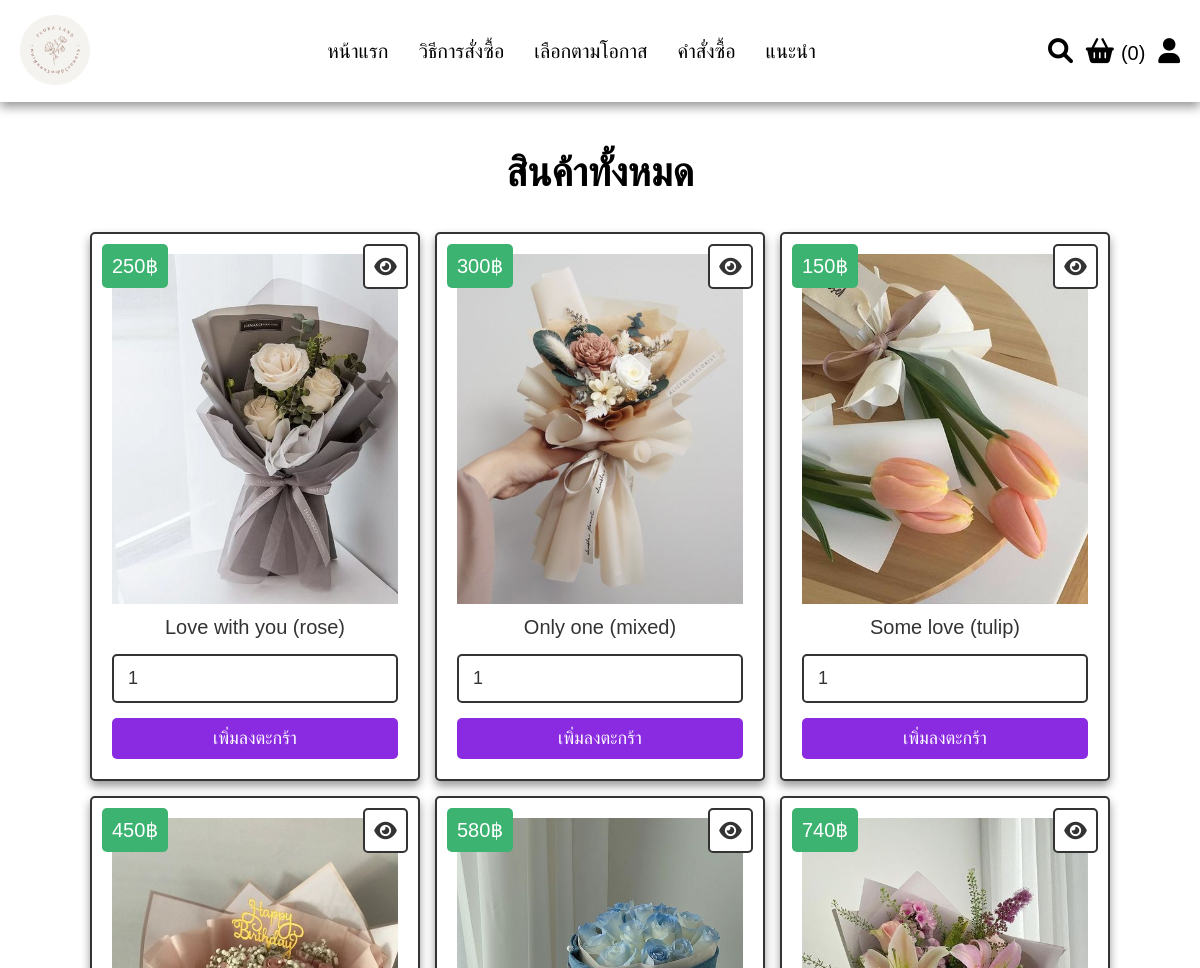
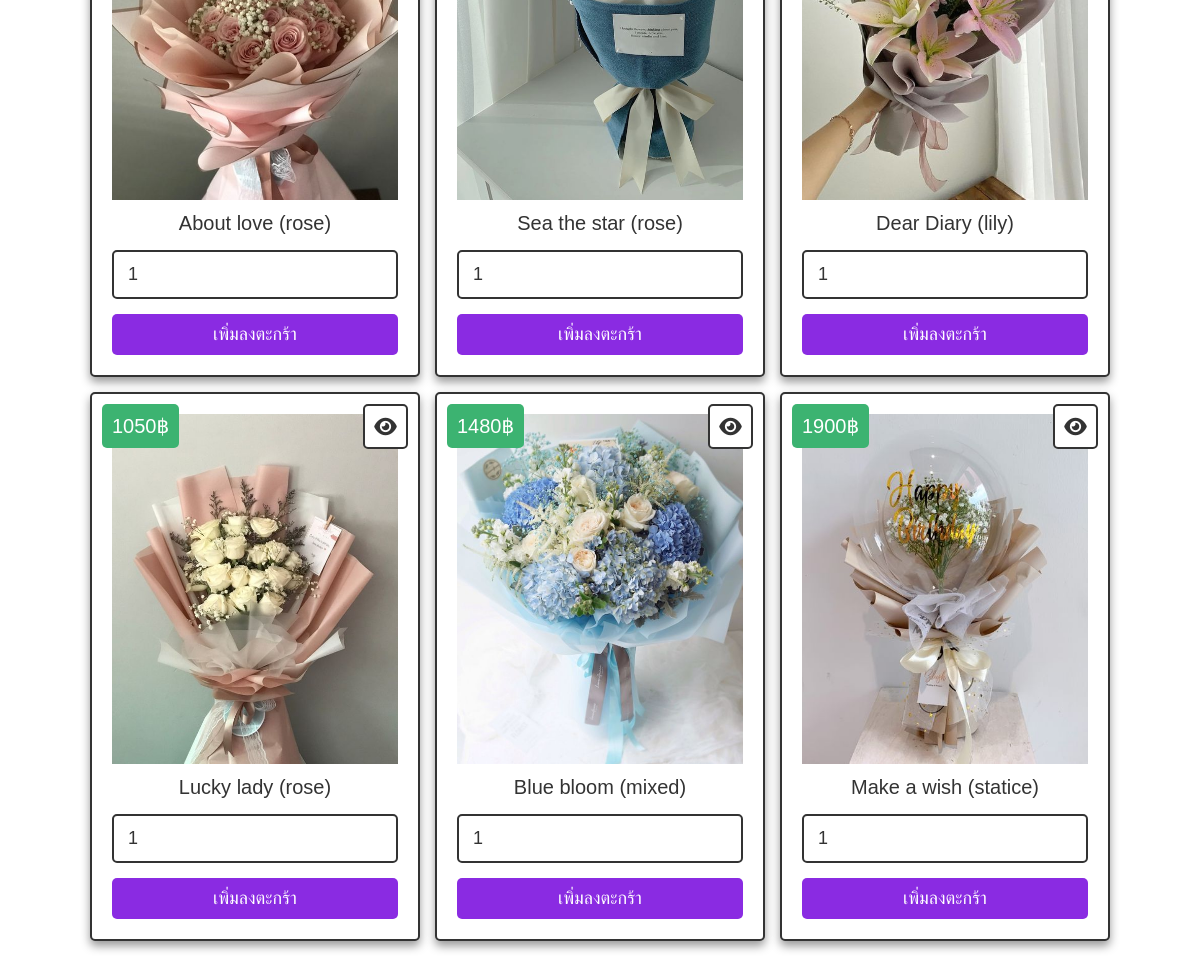
The app's page /birthday_detail.php with its own data (2 pictures, top to bottom).
### tables this page shows
CREATE TABLE `product` (
  `id` int(100) NOT NULL,
  `name` varchar(100) NOT NULL,
  `details` varchar(500) NOT NULL,
  `price` int(100) NOT NULL,
  `image` varchar(100) NOT NULL,
  `event` char(20) NOT NULL
);

### birthday_detail.php (the view, shortened to what this page needs)
<?php include 'config.php';
$user_id = $_SESSION['user_id'];
?>
<!DOCTYPE html>
<html lang="en">
<head>
   <link rel="stylesheet" href="https://cdnjs.cloudflare.com/ajax/libs/font-awesome/6.0.0/css/all.min.css">
   <link rel="stylesheet" href="css/style.css">
</head>
<body>
<?php include 'header.php'; ?>
<section class="products">
   <h1 class="title">สินค้าทั้งหมด</h1>
   <div class="box-container">
      <?php
         $select_products = mysqli_query($conn, "SELECT * FROM product WHERE event = 'p_birthday'") or die('query failed');
         if(mysqli_num_rows($select_products) > 0){
            while($fetch_products = mysqli_fetch_assoc($select_products)){
      ?>
      <form action="" method="POST" class="box">
         <a href="view_page.php?pid=<?php echo $fetch_products['id']; ?>" class="fas fa-eye"></a>
         <div class="price"><?php echo $fetch_products['price']; ?>฿</div>
         <img src="uploaded_img/<?php echo $fetch_products['image']; ?>" alt="" class="image">
         <div class="name"><?php echo $fetch_products['name']; ?></div>
         <input type="number" name="product_quantity" value="1" min="0" class="qty">
         <input type="submit" value="เพิ่มลงตะกร้า" name="add_to_cart" class="btn">
      </form>
      <?php
         }
      }else{
         echo '<p class="empty">ยังไม่มีการเพิ่มสินค้า!</p>';
      }
      ?>
   </div>
</section>
</body>
</html>

### header.php (shortened to what this page needs)
<header class="header">
    <div class="flex">
        <a href="home.php" class="logo"><img src="img/logo.png" width="70"></a>
        <nav class="navbar">
            <ul>
                <li><a href="home.php">หน้าแรก</a></li>
                <li><a href="home.php#process">วิธีการสั่งซื้อ</a></li>
                <li><a href="home.php#event">เลือกตามโอกาส</a></li>
                <li><a href="orders.php">คำสั่งซื้อ</a></li>
                <li><a href="recommend.php">แนะนำ</a></li>
            </ul>
        </nav>
        <div class="icons">
            <a href="search_page.php" class="fas fa-search"></a>
            <?php
                $select_cart_count = mysqli_query($conn, "SELECT * FROM cart WHERE user_id = '$user_id'") or die('query failed');
                $cart_num_rows = mysqli_num_rows($select_cart_count);
            ?>
            <a href="cart.php"><i class="fas fa-shopping-basket"></i>
            <span>(<?php echo $cart_num_rows ?>)</span></a>
            <div id="user-btn" class="fas fa-user"></div>
        </div>
    </div>
</header>

### css/style.css (style rules this page uses)
* { margin: 0; padding: 0; box-sizing: border-box; font-family: Verdana, Geneva, Tahoma, sans-serif; outline: none; border: none; text-decoration: none; transition: .2s linear; }
html { font-size: 62.5%; scroll-behavior: smooth; scroll-padding-top: 6rem; overflow-x: hidden; }
body { background: #fff; }
section { padding: 3rem 2rem; }
.header { position: sticky; top:0; left:0; right:0; background-color: white; z-index: 1000; box-shadow: 0 .5rem 1rem #999; }
.header .flex .logo { margin-right: 1.5rem; }
.header .flex { margin: 0 auto; display: flex; align-items: center; justify-content: space-between; padding:1.5rem 2rem; max-width: 1200px; position: relative; }
.header .flex .navbar ul { list-style: none; }
.header .flex .navbar ul li { float: left; position: relative; }
.header .flex .navbar ul li a { font-size: 2rem; padding: 1rem 1.5rem; display: block; color: #000; text-transform: none; }
.header .flex .icons > * { font-size: 2.5rem; margin-left: 1rem; color: black; cursor: pointer; }
.header .flex .icons span { font-size: 2rem; }
.home .content span,h1 { font-size: 3.5rem; color: white; padding: 1rem 0; line-height: 1.5; }
.btn, .delete-btn, .option-btn { display: inline-block; border-radius: .5rem; margin-top: 1rem; font-size: 1.8rem; color:#fff; cursor: pointer; padding:1rem 3rem; }
.btn { background-color: #8A2BE2; }
.title { text-align: center; margin-bottom: 2rem; color: #000; font-size: 4rem; }
.products .box-container { max-width: 1200px; margin:0 auto; display: grid; grid-template-columns: repeat(auto-fit, 33rem); gap: 1.5rem; align-items: flex-start; justify-content: center; }
.products .box-container .box { background-color: #fff; border:.2rem solid #333; box-shadow: 0 .5rem 1rem #999; border-radius: .5rem; padding:2rem; text-align: center; position: relative; }
.products .box-container .box .image { height: 35rem; width: 100%; object-fit: cover; }
.products .box-container .box .fa-eye, .products .box-container .box .price { position: absolute; top:1rem; border-radius: .5rem; }
.products .box-container .box .price { font-size: 2rem; padding:1rem; background-color: #3CB371; color:#fff; left:1rem; }
.products .box-container .box .fa-eye { right:1rem; height: 4.5rem; width: 4.5rem; line-height: 4.2rem; font-size: 2rem; background-color: #fff; color:#333; border:.2rem solid #333; }
.products .box-container .box .name { margin:1rem; font-size: 2rem; color:#333; }
.products .box-container .box .qty { width: 100%; padding:1.2rem 1.4rem; font-size: 1.8rem; color:#333; border:.2rem solid #333; border-radius: .5rem; margin:.5rem 0; }
.products .box-container .box .btn, .products .box-container .box .option-btn { width: 100%; }

### records on screen
product: price "250", image (picture), name "Love with you (rose)"
product: price "300", image (picture), name "Only one (mixed)"
product: price "150", image (picture), name "Some love (tulip)"
product: price "450", image (picture), name "About love (rose)"
product: price "580", image (picture), name "Sea the star (rose)"
product: price "740", image (picture), name "Dear Diary (lily)"
product: price "1050", image (picture), name "Lucky lady (rose)"
product: price "1480", image (picture), name "Blue bloom (mixed)"
product: price "1900", image (picture), name "Make a wish (statice)"

### other values on screen
$cart_num_rows "0"
